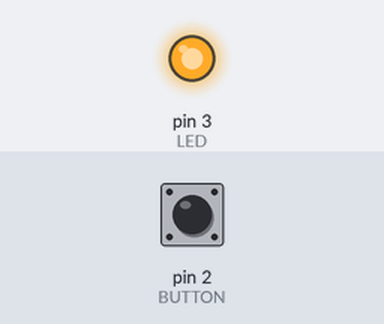
Recording of a sketch running on a simulated Arduino Uno, built with avr-gcc and run on an emulated ATmega328P. On the bench: output pins drawn as LEDs (lit = HIGH). The inputs (shaded band) are chosen by the test bench; at power-on: pin 2 (BUTTON) HIGH.

Above: at 1.2 s.
1.3 s: pin 2 (BUTTON) pulled LOW for 0.15 s
At 2.6 s:
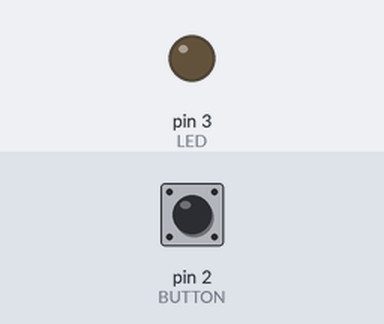
2.9 s: pin 2 (BUTTON) pulled LOW for 1 s
At 5.0 s:
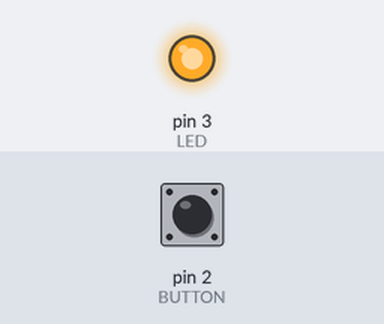
5.4 s: pin 2 (BUTTON) pulled LOW for 3.2 s
At 9.8 s:
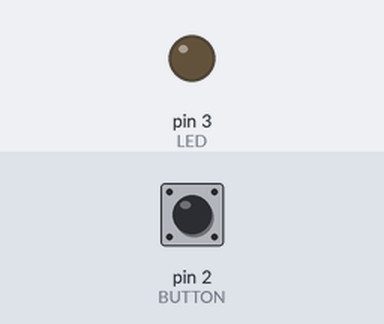
Timing chart, 0 to 11.3 s (numbered marks = the images above; inputs shaded):
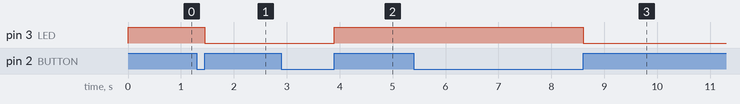

Measured:
- after the input at 1.3 s, pin 3 (LED): HIGH → LOW after 0.15 s
- after the input at 2.9 s, pin 3 (LED): LOW → HIGH after 1.0 s
- after the input at 5.4 s, pin 3 (LED): HIGH → LOW after 3.2 s

The sketch:

3.Arduino_ON_OFF_Led.ino
```cpp
int  BUTTON = 2;
int  LED = 3;
int  STATUS = LOW;

void  setup()
{
  pinMode(BUTTON, INPUT);
  pinMode(LED, OUTPUT);
}

void  loop()
{
  while(digitalRead(BUTTON) == LOW){
    //empty
  }
  STATUS = digitalRead(LED);
  digitalWrite(LED, !STATUS); //OFF
  while (digitalRead(BUTTON) == HIGH){

  }
}
```
